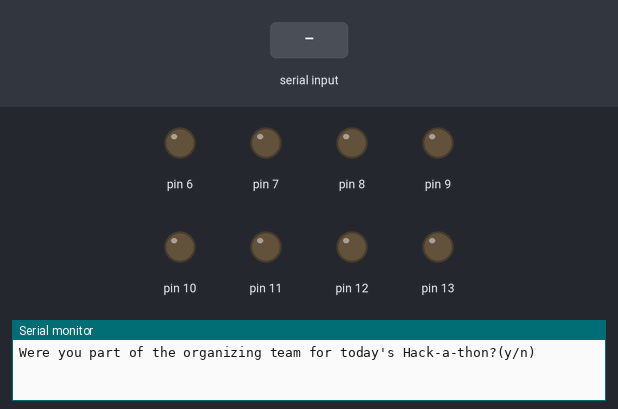
Recording of a sketch running on a simulated Arduino Uno, built with avr-gcc and run on an emulated ATmega328P. On the bench: output pins drawn as LEDs (lit = HIGH), the last lines printed to the serial monitor. The test bench sets the inputs (shaded band).

Above: at 1.2 s.
1.3 s: "Y\n" received over Serial
2.8 s: "y\n" received over Serial
At 4.0 s:
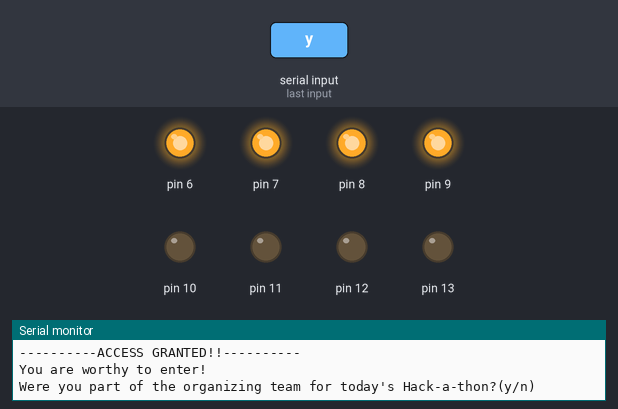
4.3 s: byte 49 ('1') received over Serial
Timing chart, 0 to 7.3 s (numbered marks = the images above; inputs shaded):
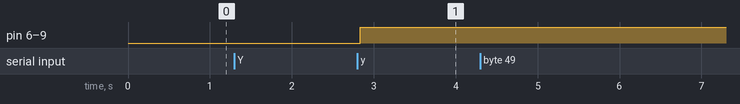

Measured:
- after the input at 2.8 s, pin 6–9: LOW → HIGH at once

The sketch:

HackathonAllowEntry.ino
```cpp
int GREEN_LED_1 = 6;
int GREEN_LED_2 = 7;
int GREEN_LED_3 = 8;
int GREEN_LED_4 = 9;

int RED_LED_1 = 10;
int RED_LED_2 = 11;
int RED_LED_3 = 12;
int RED_LED_4 = 13;

char isLoveProgramming;
char isParticipating;
char isOrganizing;
char isSolveCodePuzzle;

void setup() {
  pinMode(6, OUTPUT);
  pinMode(7, OUTPUT);
  pinMode(8, OUTPUT);
  pinMode(9, OUTPUT);
  pinMode(10, OUTPUT);
  pinMode(11, OUTPUT);
  pinMode(12, OUTPUT);
  pinMode(13, OUTPUT);

  Serial.begin(9600);
}

void loop() {
  Serial.println("Were you part of the organizing team for today's Hack-a-thon?(y/n)");
  while (Serial.available() == 0) { }
  isOrganizing = Serial.read();
  Serial.println(isOrganizing);
  Serial.println("\n");

  Serial.println("Do you Love writing code?(y/n)");
  while (Serial.available() == 0) { }
  isLoveProgramming = Serial.read();
  Serial.println(isLoveProgramming);
  Serial.println("\n");

  Serial.println("Are you participating in today's Hack-a-thon?(y/n)");
  while (Serial.available() == 0) { }
  isParticipating = Serial.read();
  Serial.println(isParticipating);
  Serial.println("\n");

  Serial.println("Do you want to attempt a code puzzle?(y/n)[optional]");
  while (Serial.available() == 0) { }
  isSolveCodePuzzle = Serial.read();
  Serial.println(isSolveCodePuzzle);
  if (isSolveCodePuzzle == 'Y' || isSolveCodePuzzle == 'y') {
    doCodeChallenge();
    handleAccess();
  } else {
    Serial.println("\nThats alright :) maybe next time!");
    handleAccess();
  }
}


void handleAccess() {
  if (isLoveProgramming == 'Y'
      || isLoveProgramming == 'y'
      || isParticipating == 'Y'
      || isParticipating == 'y'
      || isOrganizing == 'Y'
      || isOrganizing == 'y') {
    grantEntry();
  } else {
    denyEntry();
  }
}

void doCodeChallenge() {

  Serial.println("\n----------WHAT IS THE PRINT OUTPUT?----------");
  Serial.println("\n  int x = 10;");
  Serial.println("  int y = 10;");
  Serial.println("  if( !(x^y) )");
  Serial.println("    printf(\"x is equal to y\");");
  Serial.println("  else");
  Serial.println("    printf(\"x is not equal to y\");");

  Serial.println("\n----------ANSWER CHOICES----------");
  Serial.println("Enter \"1\" for: \"x is equal to y\"");
  Serial.println("Enter \"2\" for: \"x is not equal to y\"");

  while (Serial.available() == 0) { }
  char codePuzzleAnswer = Serial.read();
  if (codePuzzleAnswer == '1') {
    Serial.println("\nSPOT ON! Right answer!\n");
  } else {
    Serial.println("\nSORRY! Wrong answer!\n");
  }
}
void grantEntry() {
  ClearRedLED();
  digitalWrite(6, HIGH);
  digitalWrite(7, HIGH);
  digitalWrite(8, HIGH);
  digitalWrite(9, HIGH);
  Serial.println("\n----------ACCESS GRANTED!!----------\nYou are worthy to enter!\n\n");
}

void denyEntry() {
  ClearGreenLED();
  digitalWrite(10, HIGH);
  digitalWrite(11, HIGH);
  digitalWrite(12, HIGH);
  digitalWrite(13, HIGH);
  Serial.println("\n----------ACCESS DENIED!!----------\nBoo-hoo..GO BACK HOME!!\n\n");
}


void ClearGreenLED() {
  digitalWrite(6, LOW);
  digitalWrite(7, LOW);
  digitalWrite(8, LOW);
  digitalWrite(9, LOW);
}

void ClearRedLED() {
  digitalWrite(10, LOW);
  digitalWrite(11, LOW);
  digitalWrite(12, LOW);
  digitalWrite(13, LOW);
}
```
